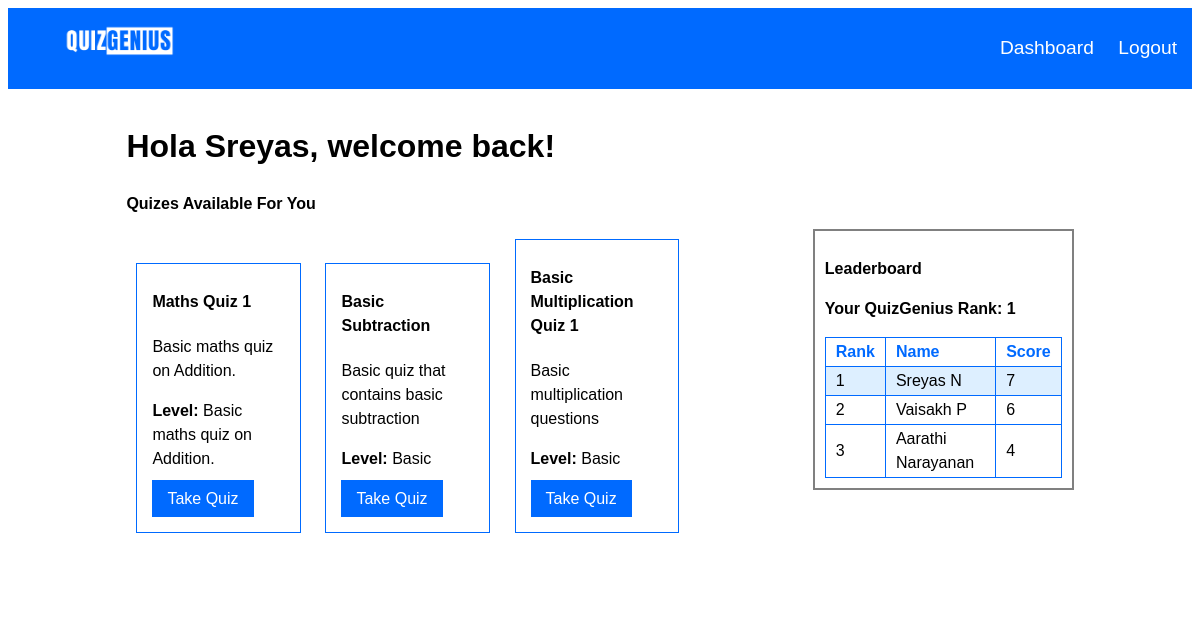
The page /dashboard (signed in) on the database its author committed.
### db.py (models this page shows, shortened)
class User(UserMixin, db.Model):
    firstname = db.Column(db.String(100), nullable=False)
    lastname = db.Column(db.String(100), nullable=False)
    role = db.Column(db.String(20),nullable=False)
    id = db.Column(db.Integer, primary_key=True)
    username = db.Column(db.String(100), unique=True, nullable=False)
    pswrd = db.Column(db.String(100), nullable=False)
    total_score = db.Column(db.Integer, default=0)
    quiz_scores = db.relationship('UserQuizScore', backref = 'user', lazy=True)

class Quiz(db.Model):
    id = db.Column(db.Integer, primary_key=True)
    title = db.Column(db.String(100), nullable=False)
    description = db.Column(db.String(150), nullable=False)
    level = db.Column(db.String(10), nullable=False)
    questions = db.relationship('Question', backref='quiz', cascade='all, delete-orphan')

### routes.py (the view)
@routes.route('/dashboard')
@login_required
def dashboard():
    quizes = Quiz.query.all()
    users = User.query.all()
    user_scores = []
    for user in users:
        total_score = sum(score.score for score in user.quiz_scores)
        user_scores.append((user, total_score))
    sorted_users = sorted(user_scores, key=lambda x: x[1], reverse=True)
    print(sorted_users)
    print(current_user.id)
    for index, (user,score) in enumerate(sorted_users,1):
        if user.role=="Admin":
            sorted_users.pop(index-1)
            pass
        if current_user.id == user.id:
            current_user_rank = index
            current_user_score = score
    print(current_user_rank)
    top_performers = sorted_users[:5]
    return render_template('dashboard.html', quizes=quizes,current_user=current_user, user_score=current_user_score, current_user_rank=current_user_rank, top_performers=top_performers)

### app.py (called while the page is built)
@login_manager.user_loader
def load_user(user_id):
    if user_id is not None:
        return User.query.get(int(user_id))
    else:
        return None

### authenticator.py (called while the page is built)
def login_required(f):
    @wraps(f)
    def decorated_function(*args, **kwargs):
        if 'user_logged_in' not in session and 'admin_logged_in' not in session:
            return redirect(url_for('routes.login'))  # Redirect to login if no user or admin session
        return f(*args, **kwargs)
    return decorated_function

### templates/dashboard.html
{% extends 'base.html' %}
{% block content %}
<h1>Hola {{ current_user.firstname }}, welcome back!</h1>
<h2> Quizes Available For You</h2>
<aside>
    <h3>Leaderboard</h3>
    <table id="dashboard_table">
    <p><strong>Your QuizGenius Rank: {{ current_user_rank }}</strong></p>
        <thead>
            <tr>
                <th id="rank">Rank</th>
                <th id="name">Name</th>
                <th id="score">Score</th>
            </tr>
        </thead>
        <tbody>
            {% for (user, score) in top_performers %}
                {% if user.id == current_user.id %}
                <tr id = "current_user_rank">
                    <td>{{ loop.index }}</td>
                    <td>{{ user.firstname }} {{ user.lastname }}</td>
                    <td>{{ score }}</td>
                </tr>
                {% else %}
                <tr>
                    <td>{{ loop.index }}</td>
                    <td>{{ user.firstname }} {{ user.lastname }}</td>
                    <td>{{ score }}</td>
                </tr>
                {% endif %}
            {% endfor %}
        </tbody>
    </table>
</aside>
<div class="dashboard_quiz_container">
{% for quiz in quizes %}
<div class="dashboard_quiz">
<h4>{{ quiz.title }}</h4>
<p>{{ quiz.description }}</p>
<p><strong>Level: </strong>{{ quiz.level }}</p>
<p><a href="{{ url_for('routes.take_quiz', quiz_id=quiz.id) }}">Take Quiz</a></p>
</div>
{% endfor %}
</div>
{% endblock %}

### templates/base.html (shortened to what this page needs)
<!DOCTYPE html>
<html lang="en">
    <head>
        <link rel="stylesheet" href="{{ url_for('static', filename='style.css') }}">
    </head>
<body>
    <Header>
        <nav>
            {% if current_user.is_authenticated %}
            <ul>
            <li><a><img src="{{ url_for('static', filename='quizgeniuslogo.png') }}" id="main_heading"></a></li>
            <li><a href="{{ url_for('routes.dashboard') }}">Dashboard</a></li>
            <li><a href="{{ url_for('routes.logout') }}">Logout</a></li>
            </ul>
            {% else %}
            <ul>
            <li><a><img src="{{ url_for('static', filename='quizgeniuslogo.png') }}" id="main_heading"></a></li>
            <li><a href="{{ url_for('routes.login') }}">Login</a></li>
            <li><a href="{{ url_for('routes.register') }}">Register</a></li>
            </ul>
            {% endif %}
        </nav>
    </Header>
    <div class="body_container">
    <main>
        {% block content %}{% endblock %}
    </main>
    </div>
</body>
</html>

### static/style.css (style rules this page uses)
* { font-family: 'poppins',sans-serif; }
* { font-size: 1em; line-height: 1.5em; }
header { background-color:rgb(0, 106, 255); padding: 10px; padding-left: 15px; padding-right: 15px; margin: 0; text-align: right; color: white; }
#main_heading { width: 10%; float: left; margin-top: -10px; }
header li { display: inline; font-size: 1.2em; margin-left: 20px; color: white; }
header li a { color: white; text-decoration: none; }
.body_container { margin: 0; font-size: 1em; padding-top:1%; padding-bottom:5%; padding-left: 10%; padding-right: 10%; background-color: white; height:max-content; }
.body_container h1 { font-size: 2em; }
.dashboard_quiz_container { width: 70%; }
aside { float: right; width: 25%; border: solid 2px gray; padding: 10px; }
a { text-decoration: none; color: rgb(0, 106, 255); }
.dashboard_quiz { display: inline-block; margin: 10px; margin-top: 10px; padding-left: 15px; padding-right: 15px; padding-top: 5px; padding-bottom: 5px; width: 20%; border: 1px solid #006aff; }
.dashboard_quiz a { margin-top: 10px; background-color: rgb(0, 106, 255); padding-top: 10px; padding-bottom: 10px; padding-left: 15px; padding-right: 15px; color: white; }
table, th, td { text-align: left; border: 1px solid rgb(0, 106, 255) ; border-collapse: collapse; padding: 2px; padding-left: 10px; padding-right: 10px; }
th { color: rgb(0, 106, 255) ; }
#current_user_rank { background-color: rgb(221, 239, 255); }
#dashboard_table { width: 100%; }
#rank, #score { width: 20%; }
#name { width: 60%; }
table { width: 25%; }

### rows shown on the page
User: firstname "Sreyas", lastname "N", score "7"
User: firstname "Vaisakh", lastname "P", score "6"
User: firstname "Aarathi", lastname "Narayanan", score "4"
Quiz: title "Maths Quiz 1", description "Basic maths quiz on Addition.", level "Basic maths quiz on Addition."
Quiz: title "Basic Subtraction", description "Basic quiz that contains basic subtraction", level "Basic"
Quiz: title "Basic Multiplication Quiz 1", description "Basic multiplication questions", level "Basic"

### other values the page prints
{{ current_user_rank }} "1"
